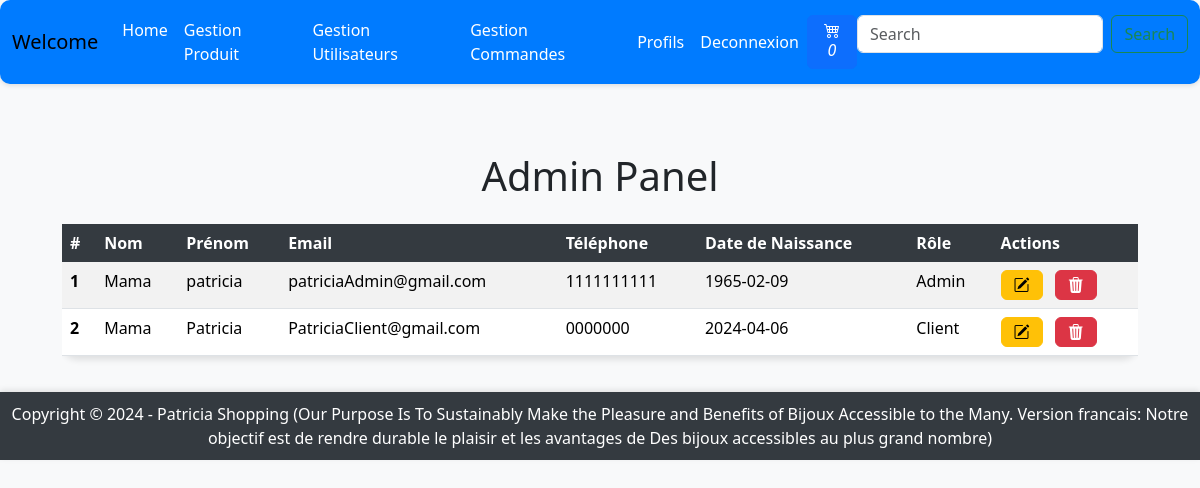
The page /auths/admin (signed in) on the database its author committed.
### tables this page shows
CREATE TABLE IF NOT EXISTS `utilisateur` (
  `id_utilisateur` int NOT NULL AUTO_INCREMENT,
  `nom` varchar(100) NOT NULL,
  `prenom` varchar(100) DEFAULT NULL,
  `email` varchar(255) NOT NULL,
  `telephone` varchar(20) DEFAULT NULL,
  `date_naissance` date DEFAULT NULL,
  `id_role` int DEFAULT NULL,
  `mot_de_passe` text NOT NULL,
  PRIMARY KEY (`id_utilisateur`),
  UNIQUE KEY `email` (`email`),
  KEY `fk_role_utilisateur` (`id_role`)
);

### app/Controllers.php (called while the page is built, shortened)
<?php
abstract class Controllers
{
    public function render($fichier, $data = [])
    {
        extract($data);
        include_once ROOT . "views/" . lcfirst(get_class($this)) . "/" . $fichier . ".php";
        include_once ROOT . "views/layout/default.php";
    }
}
?>

### autoload.php (called while the page is built, shortened)
<?php
function autoload($class) {
    $chemins=[ROOT."app/",ROOT."controllers/",ROOT."models/"];
}
?>

### models/Auth.php (called while the page is built, shortened)
<?php
class  Auth extends Model
{
    public function __construct()
    {
        $this->table = "Utilisateur";
    }
    public function getAllUtilisateurs()
{
    $this->sql = "SELECT * FROM " . $this->table;
    return $this->getLines();
}
}

### app/Model.php (called while the page is built, shortened)
<?php
require_once ROOT . "app/configs/connexion.php";
abstract class Model
{
    protected $sql;
    public function getLines($params = [], $uneSeuleLigne = false)
    {
        global $oPDO;
        $stmt = $oPDO->prepare($this->sql);
        $resultat = $stmt->execute();
        return $uneSeuleLigne ?
            $stmt->fetch(PDO::FETCH_OBJ) :
            $stmt->fetchAll(PDO::FETCH_OBJ);
    }
}

### views/auths/admin.php (the view, shortened to what this page needs)
<!DOCTYPE html>
<html lang="en">
<head>
    <link href="https://cdn.jsdelivr.net/npm/bootstrap@5.3.3/dist/css/bootstrap.min.css" rel="stylesheet">
</head>
<body>
<div class="container-fluid">
    <h1 class="text-center mt-5 mb-4">Admin Panel</h1>
    <div class="table-responsive">
        <table class="table table-striped table-hover">
            <thead>
                <tr>
                    <th scope="col">#</th>
                    <th scope="col">Nom</th>
                    <th scope="col">Prénom</th>
                    <th scope="col">Email</th>
                    <th scope="col">Téléphone</th>
                    <th scope="col">Date de Naissance</th>
                    <th scope="col">Rôle</th>
                    <th scope="col">Actions</th>
                </tr>
            </thead>
            <tbody>
                <?php
                $cpt = 1;
                foreach ($utilisateurs as $utilisateur) {
                    ?>
                    <tr>
                        <th scope="row"><?= $cpt++; ?></th>
                        <td><?= $utilisateur->nom; ?></td>
                        <td><?= $utilisateur->prenom; ?></td>
                        <td><?= $utilisateur->email; ?></td>
                        <td><?= $utilisateur->telephone; ?></td>
                        <td><?= $utilisateur->date_naissance; ?></td>
                        <td><?= $utilisateur->id_role == 1 ? 'Admin' : 'Client'; ?></td>
                        <td>
                            <a class="btn btn-warning" href="<?= URI . "auths/modifier/{$utilisateur->id_utilisateur}"; ?>"><i class="bi bi-pencil-square"></i></a>
                            <a class="btn btn-danger ms-2" href="<?= URI . "auths/supprimer/{$utilisateur->id_utilisateur}"; ?>"><i class="bi bi-trash3-fill"></i></a>
                        </td>
                    </tr>
                <?php
                }
                ?>
            </tbody>
        </table>
    </div>
</div>
</body>
</html>

### views/auths/admin.php (style rules this page uses)
body { background-color: #f8f9fa; }
.table { background-color: #fff; border-radius: 15px; box-shadow: 0 4px 6px rgba(0, 0, 0, 0.1); }
.table thead th { border: none; background-color: #343a40; color: #fff; }
.btn { font-size: 1rem; }

### rows shown on the page
utilisateur: nom "Mama", prenom "patricia", email "patriciaAdmin@gmail.com", telephone "1111111111", date_naissance "1965-02-09"
utilisateur: nom "Mama", prenom "Patricia", email "PatriciaClient@gmail.com", telephone "0000000", date_naissance "2024-04-06"
